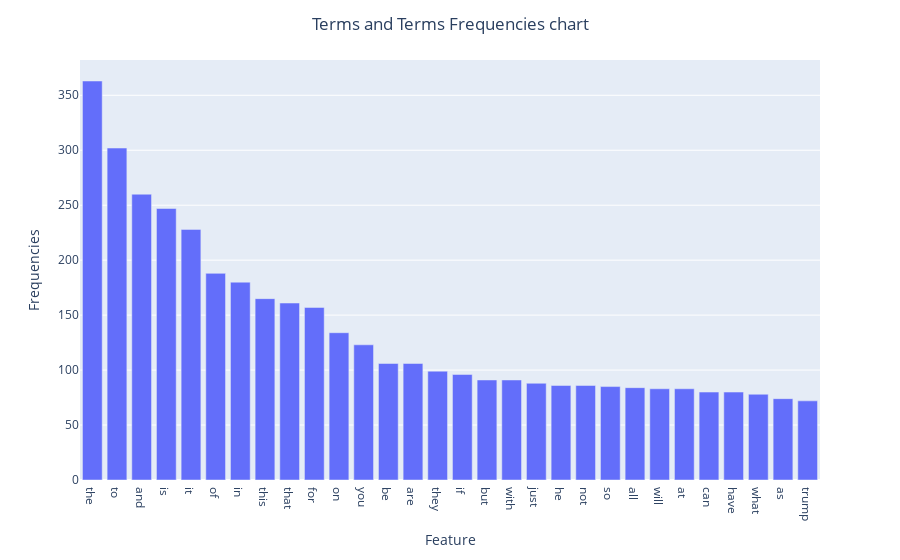

The notebook cell saved with this chart:
### Markdown cell above
### Exercise 13

### Code cell
feature_name = pd.DataFrame(feature_extract.get_feature_names_out().tolist(), columns=["Feature"])
frequency = pd.DataFrame(term_frequencies.tolist(), columns=['Frequencies'])

plot_data = pd.concat([feature_name, frequency], axis=1)
plot_data = plot_data.sort_values(by='Frequencies', ascending=False)

plot_data
fig = px.bar(plot_data[:30], plot_data[:30].Feature, plot_data[:30].Frequencies)
fig.update_layout(
    title={
        'text': 'Terms and Terms Frequencies chart',
        'x': 0.5,
        'xanchor': 'center'
    }
)
fig.show()

### Figure 1 — Plotly figure (JSON) as saved in the notebook; plotly's stock layout.template omitted (floating-point values rounded to 4 significant figures)
{"data": [{"hovertemplate": "Feature=%{x}<br>Frequencies=%{y}<extra></extra>", "legendgroup": "", "marker": {"color": "#636efa", "pattern": {"shape": ""}}, "name": "", "orientation": "v", "showlegend": false, "textposition": "auto", "type": "bar", "x": ["the", "to", "and", "is", "it", "of", "in", "this", "that", "for", "on", "you", "be", "are", "they", "if", "but", "with", "just", "he", "not", "so", "all", "will", "at", "can", "have", "what", "as", "trump"], "xaxis": "x", "y": [363, 302, 260, 247, 228, 188, 180, 165, 161, 157, 134, 123, 106, 106, 99, 96, 91, 91, 88, 86, 86, 85, 84, 83, 83, 80, 80, 78, 74, 72], "yaxis": "y"}], "layout": {"barmode": "relative", "legend": {"tracegroupgap": 0}, "margin": {"t": 60}, "title": {"text": "Terms and Terms Frequencies chart", "x": 0.5, "xanchor": "center"}, "xaxis": {"anchor": "y", "domain": [0, 1], "title": {"text": "Feature"}}, "yaxis": {"anchor": "x", "domain": [0, 1], "title": {"text": "Frequencies"}}}}
